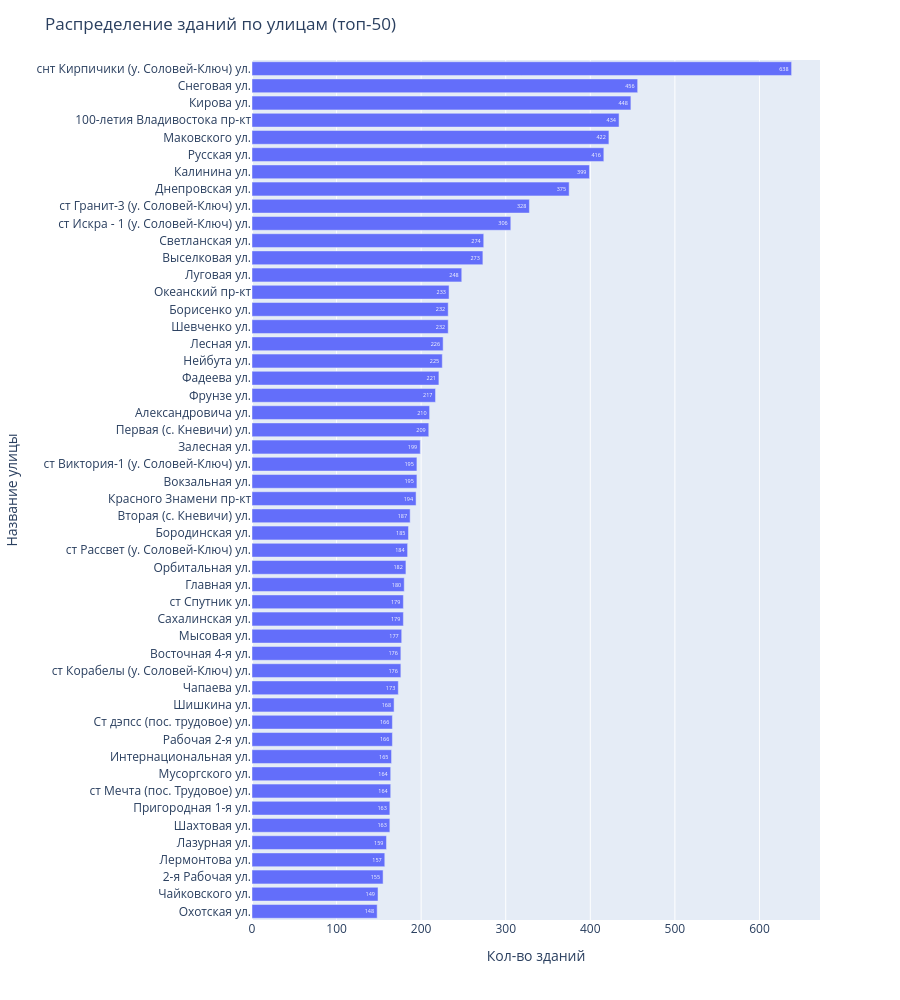

The code cell stored with this chart in its notebook:
### Markdown cell above
### Улицы

### Code cell
streets_count = buildings_for_analysis.groupby("street_name")["id"].count().reset_index().rename(columns={
    "street_name": "Название улицы",
    "id": "Кол-во зданий"
}).sort_values(by="Кол-во зданий")[-50:]

mean_value = streets_count["Кол-во зданий"].mean()

fig = px.bar(streets_count, x="Кол-во зданий", y="Название улицы", text_auto=True, orientation="h")

fig.update_layout(
    title_text="Распределение зданий по улицам (топ-50)",
    height=1000
)

fig.show()

### Figure 1 — Plotly figure (JSON) as saved in the notebook; plotly's stock layout.template omitted (floating-point values rounded to 4 significant figures)
{"data": [{"hovertemplate": "Кол-во зданий=%{x}<br>Название улицы=%{y}<extra></extra>", "legendgroup": "", "marker": {"color": "#636efa", "pattern": {"shape": ""}}, "name": "", "orientation": "h", "showlegend": false, "textposition": "auto", "texttemplate": "%{x}", "type": "bar", "x": [148, 149, 155, 157, 159, 163, 163, 164, 164, 165, 166, 166, 168, 173, 176, 176, 177, 179, 179, 180, 182, 184, 185, 187, 194, 195, 195, 199, 209, 210, 217, 221, 225, 226, 232, 232, 233, 248, 273, 274, 306, 328, 375, 399, 416, 422, 434, 448, 456, 638], "xaxis": "x", "y": ["Охотская ул.", "Чайковского ул.", "2-я Рабочая ул.", "Лермонтова ул.", "Лазурная ул.", "Шахтовая ул.", "Пригородная 1-я ул.", "ст Мечта (пос. Трудовое) ул.", "Мусоргского ул.", "Интернациональная ул.", "Рабочая 2-я ул.", "Ст дэпсс (пос. трудовое) ул.", "Шишкина ул.", "Чапаева ул.", "ст Корабелы (у. Соловей-Ключ) ул.", "Восточная 4-я ул.", "Мысовая ул.", "Сахалинская ул.", "ст Спутник ул.", "Главная ул.", "Орбитальная ул.", "ст Рассвет (у. Соловей-Ключ) ул.", "Бородинская ул.", "Вторая (с. Кневичи) ул.", "Красного Знамени пр-кт", "Вокзальная ул.", "ст Виктория-1 (у. Соловей-Ключ) ул.", "Залесная ул.", "Первая (с. Кневичи) ул.", "Александровича ул.", "Фрунзе ул.", "Фадеева ул.", "Нейбута ул.", "Лесная ул.", "Шевченко ул.", "Борисенко ул.", "Океанский пр-кт", "Луговая ул.", "Выселковая ул.", "Светланская ул.", "ст Искра - 1 (у. Соловей-Ключ) ул.", "ст Гранит-3 (у. Соловей-Ключ) ул.", "Днепровская ул.", "Калинина ул.", "Русская ул.", "Маковского ул.", "100-летия Владивостока пр-кт", "Кирова ул.", "Снеговая ул.", "снт Кирпичики (у. Соловей-Ключ) ул."], "yaxis": "y"}], "layout": {"barmode": "relative", "height": 1000, "legend": {"tracegroupgap": 0}, "margin": {"t": 60}, "title": {"text": "Распределение зданий по улицам (топ-50)"}, "xaxis": {"anchor": "y", "domain": [0, 1], "title": {"text": "Кол-во зданий"}}, "yaxis": {"anchor": "x", "domain": [0, 1], "title": {"text": "Название улицы"}}}}
